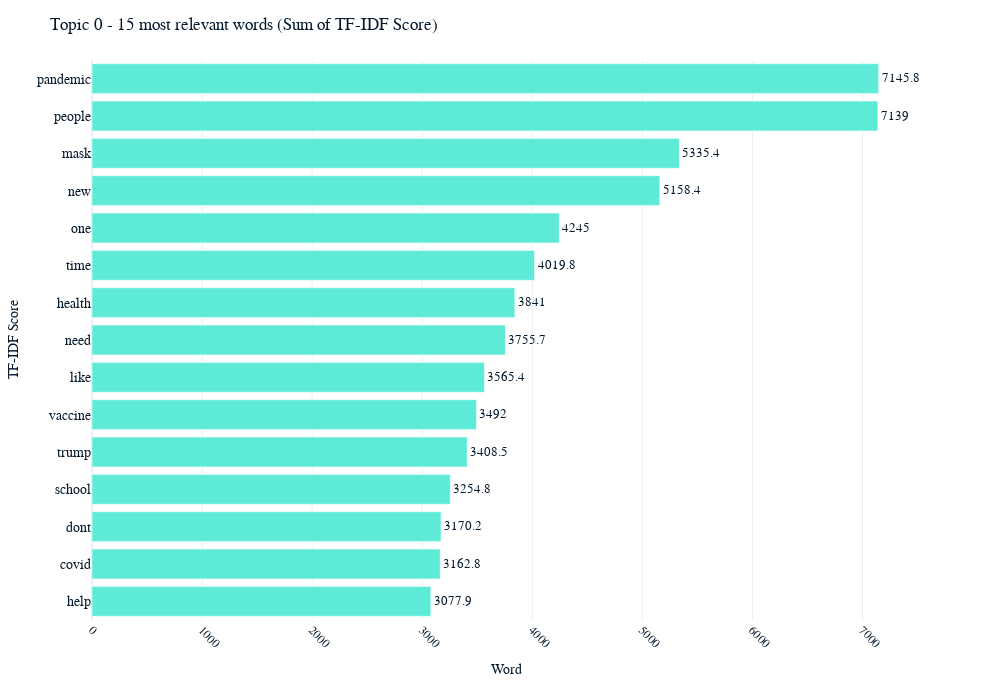

Notebook source saved alongside this figure:
### Markdown cell above
Finally, we will use TF-IDF (Term Frequency-Inverse Document Frequency) to identify the most relevant words in each topic. TF-IDF is a statistical measure that evaluates the importance of a word within a document and across the entire corpus. It takes into account not only the frequency of the word in a document (Term Frequency), but also its rarity across the entire corpus (Inverse Document Frequency). This allows us to identify words that are both frequent in a document and distinctive across the corpus, making them more likely to be relevant and meaningful in each topic.

### Code cell
from sklearn.feature_extraction.text import TfidfVectorizer

for topic in sorted(df.topic_label.unique()):
    
    
    ## -------------------------------------------- PARAMETERS --------------------------------------------
    # Top n to display
    n=15
    
    ## -------------------------------------------- PREPARE DATA -------------------------------------------
    # Create TF-IDF vectorizer
    vectorizer = TfidfVectorizer(max_features=n)
    
    # Filter dataset by topic
    data_topic = df[df.topic_label == topic]

    # Transform array into text
    data_topic['Content_text'] = data_topic['filtered_text'].apply(lambda x: ' '.join(x))

    # Adjust the vectorizer to the data
    tfidf_matrix = vectorizer.fit_transform(data_topic['Content_text'])

    # Extract names and sum of scores
    feature_names = vectorizer.get_feature_names_out()
    word_scores = tfidf_matrix.sum(axis=0).A1

    # Organize values, order and split
    word_scores_dict = dict(zip(feature_names, word_scores))
    sorted_words = sorted(word_scores_dict.items(), key=lambda x: x[1], reverse=False)
    top_words, top_scores  = zip(*sorted_words)


    ## -------------------------------------------- VISUALIZE --------------------------------------------
    fig = px.bar(y=top_words, x=top_scores, text=np.round(top_scores,1))
    fig.update_layout(
        title=f"Topic {topic} - {n} most relevant words (Sum of TF-IDF Score)",
        xaxis_title="Word",
        yaxis_title="TF-IDF Score",
        plot_bgcolor='white', 
        width=1000, height=700,
        yaxis_tickfont=dict(size=14)
    )
    fig.update_xaxes(tickangle=45) 
    fig.update_traces(textposition='outside',textangle=0, marker=dict(color='#5DEBD7'),
                      textfont=dict(size=13))
    fig.show()

### Figure 1 — Plotly figure (JSON) as saved in the notebook; plotly's stock layout.template omitted (floating-point values rounded to 4 significant figures)
{"data": [{"alignmentgroup": "True", "hovertemplate": "x=%{x}<br>y=%{y}<br>text=%{text}<extra></extra>", "legendgroup": "", "marker": {"color": "#5DEBD7", "pattern": {"shape": ""}}, "name": "", "offsetgroup": "", "orientation": "h", "showlegend": false, "text": [3078.0, 3163.0, 3170.0, 3255.0, 3408.0, 3492, 3565.0, 3756.0, 3841, 4020.0, 4245, 5158.0, 5335.0, 7139, 7146.0], "textposition": "outside", "x": [3078.0, 3163.0, 3170.0, 3255.0, 3408.0, 3492.0, 3565.0, 3756.0, 3841.0, 4020.0, 4245.0, 5158.0, 5335.0, 7139.0, 7146.0], "xaxis": "x", "y": ["help", "covid", "dont", "school", "trump", "vaccine", "like", "need", "health", "time", "one", "new", "mask", "people", "pandemic"], "yaxis": "y", "type": "bar", "textfont": {"size": 13}, "textangle": 0}], "layout": {"xaxis": {"anchor": "y", "domain": [0, 1], "title": {"text": "Word"}, "tickangle": 45}, "yaxis": {"anchor": "x", "domain": [0, 1], "title": {"text": "TF-IDF Score"}, "tickfont": {"size": 14}}, "legend": {"tracegroupgap": 0}, "margin": {"t": 60}, "barmode": "relative", "title": {"text": "Topic 0 - 15 most relevant words (Sum of TF-IDF Score)"}, "plot_bgcolor": "white", "width": 1000, "height": 700}}
